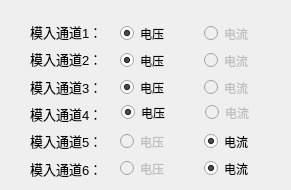
   <widget class="QWidget" name="tab_3">
    <attribute name="title">
     <string>模入配置</string>
    </attribute>
    <widget class="QWidget" name="layoutWidget">
     <property name="geometry">
      <rect>
       <x>30</x>
       <y>20</y>
       <width>96</width>
       <height>161</height>
      </rect>
     </property>
     <layout class="QGridLayout" name="gridLayout_7">
      <property name="verticalSpacing">
       <number>3</number>
      </property>
      <item row="0" column="0">
       <widget class="QLabel" name="label">
        <property name="text">
         <string>&lt;html&gt;&lt;head/&gt;&lt;body&gt;&lt;p&gt;&lt;span style=&quot; font-size:10pt;&quot;&gt;模入通道1：&lt;/span&gt;&lt;/p&gt;&lt;/body&gt;&lt;/html&gt;</string>
        </property>
       </widget>
      </item>
      <item row="1" column="0">
       <widget class="QLabel" name="label_2">
        <property name="text">
         <string>&lt;html&gt;&lt;head/&gt;&lt;body&gt;&lt;p&gt;&lt;span style=&quot; font-size:10pt;&quot;&gt;模入通道2：&lt;/span&gt;&lt;/p&gt;&lt;/body&gt;&lt;/html&gt;</string>
        </property>
       </widget>
      </item>
      <item row="2" column="0">
       <widget class="QLabel" name="label_5">
        <property name="text">
         <string>&lt;html&gt;&lt;head/&gt;&lt;body&gt;&lt;p&gt;&lt;span style=&quot; font-size:10pt;&quot;&gt;模入通道3：&lt;/span&gt;&lt;/p&gt;&lt;/body&gt;&lt;/html&gt;</string>
        </property>
       </widget>
      </item>
      <item row="3" column="0">
       <widget class="QLabel" name="label_6">
        <property name="text">
         <string>&lt;html&gt;&lt;head/&gt;&lt;body&gt;&lt;p&gt;&lt;span style=&quot; font-size:10pt;&quot;&gt;模入通道4：&lt;/span&gt;&lt;/p&gt;&lt;/body&gt;&lt;/html&gt;</string>
        </property>
       </widget>
      </item>
      <item row="4" column="0">
       <widget class="QLabel" name="label_7">
        <property name="text">
         <string>&lt;html&gt;&lt;head/&gt;&lt;body&gt;&lt;p&gt;&lt;span style=&quot; font-size:10pt;&quot;&gt;模入通道5：&lt;/span&gt;&lt;/p&gt;&lt;/body&gt;&lt;/html&gt;</string>
        </property>
       </widget>
      </item>
      <item row="5" column="0">
       <widget class="QLabel" name="label_9">
        <property name="text">
         <string>&lt;html&gt;&lt;head/&gt;&lt;body&gt;&lt;p&gt;&lt;span style=&quot; font-size:10pt;&quot;&gt;模入通道6：&lt;/span&gt;&lt;/p&gt;&lt;/body&gt;&lt;/html&gt;</string>
        </property>
       </widget>
      </item>
     </layout>
    </widget>
    <widget class="QWidget" name="layoutWidget">
     <property name="geometry">
      <rect>
       <x>120</x>
       <y>23</y>
       <width>161</width>
       <height>21</height>
      </rect>
     </property>
     <layout class="QGridLayout" name="gridLayout">
      <item row="0" column="0">
       <widget class="QRadioButton" name="radioButton1_vol">
        <property name="text">
         <string>电压</string>
        </property>
        <property name="checked">
         <bool>true</bool>
        </property>
       </widget>
      </item>
      <item row="0" column="1">
       <widget class="QRadioButton" name="radioButton1_cur">
        <property name="enabled">
         <bool>false</bool>
        </property>
        <property name="text">
         <string>电流</string>
        </property>
       </widget>
      </item>
     </layout>
    </widget>
    <widget class="QWidget" name="layoutWidget">
     <property name="geometry">
      <rect>
       <x>120</x>
       <y>50</y>
       <width>161</width>
       <height>21</height>
      </rect>
     </property>
     <layout class="QGridLayout" name="gridLayout_2">
      <item row="0" column="0">
       <widget class="QRadioButton" name="radioButton2_vol">
        <property name="text">
         <string>电压</string>
        </property>
        <property name="checked">
         <bool>true</bool>
        </property>
       </widget>
      </item>
      <item row="0" column="1">
       <widget class="QRadioButton" name="radioButton2_cur">
        <property name="enabled">
         <bool>false</bool>
        </property>
        <property name="text">
         <string>电流</string>
        </property>
        <property name="checked">
         <bool>false</bool>
        </property>
       </widget>
      </item>
     </layout>
    </widget>
    <widget class="QWidget" name="layoutWidget">
     <property name="geometry">
      <rect>
       <x>120</x>
       <y>77</y>
       <width>161</width>
       <height>21</height>
      </rect>
     </property>
     <layout class="QGridLayout" name="gridLayout_3">
      <item row="0" column="0">
       <widget class="QRadioButton" name="radioButton3_vol">
        <property name="text">
         <string>电压</string>
        </property>
        <property name="checked">
         <bool>true</bool>
        </property>
       </widget>
      </item>
      <item row="0" column="1">
       <widget class="QRadioButton" name="radioButton3_cur">
        <property name="enabled">
         <bool>false</bool>
        </property>
        <property name="text">
         <string>电流</string>
        </property>
       </widget>
      </item>
     </layout>
    </widget>
    <widget class="QWidget" name="layoutWidget">
     <property name="geometry">
      <rect>
       <x>121</x>
       <y>102</y>
       <width>161</width>
       <height>21</height>
      </rect>
     </property>
     <layout class="QGridLayout" name="gridLayout_4">
      <item row="0" column="0">
       <widget class="QRadioButton" name="radioButton4_vol">
        <property name="text">
         <string>电压</string>
        </property>
        <property name="checked">
         <bool>true</bool>
        </property>
       </widget>
      </item>
      <item row="0" column="1">
       <widget class="QRadioButton" name="radioButton4_cur">
        <property name="enabled">
         <bool>false</bool>
        </property>
        <property name="text">
         <string>电流</string>
        </property>
       </widget>
      </item>
     </layout>
    </widget>
    <widget class="QWidget" name="layoutWidget">
     <property name="geometry">
      <rect>
       <x>120</x>
       <y>131</y>
       <width>161</width>
       <height>21</height>
      </rect>
     </property>
     <layout class="QGridLayout" name="gridLayout_5">
      <item row="0" column="0">
       <widget class="QRadioButton" name="radioButton5_vol">
        <property name="enabled">
         <bool>false</bool>
        </property>
        <property name="text">
         <string>电压</string>
        </property>
        <property name="checked">
         <bool>false</bool>
        </property>
       </widget>
      </item>
      <item row="0" column="1">
       <widget class="QRadioButton" name="radioButton5_cur">
        <property name="text">
         <string>电流</string>
        </property>
        <property name="checked">
         <bool>true</bool>
        </property>
       </widget>
      </item>
     </layout>
    </widget>
    <widget class="QWidget" name="layoutWidget">
     <property name="geometry">
      <rect>
       <x>120</x>
       <y>158</y>
       <width>161</width>
       <height>21</height>
      </rect>
     </property>
     <layout class="QGridLayout" name="gridLayout_6">
      <item row="0" column="0">
       <widget class="QRadioButton" name="radioButton6_vol">
        <property name="enabled">
         <bool>false</bool>
        </property>
        <property name="text">
         <string>电压</string>
        </property>
        <property name="checkable">
         <bool>true</bool>
        </property>
        <property name="checked">
         <bool>false</bool>
        </property>
       </widget>
      </item>
      <item row="0" column="1">
       <widget class="QRadioButton" name="radioButton6_cur">
        <property name="text">
         <string>电流</string>
        </property>
        <property name="checked">
         <bool>true</bool>
        </property>
       </widget>
      </item>
     </layout>
    </widget>
   </widget>
